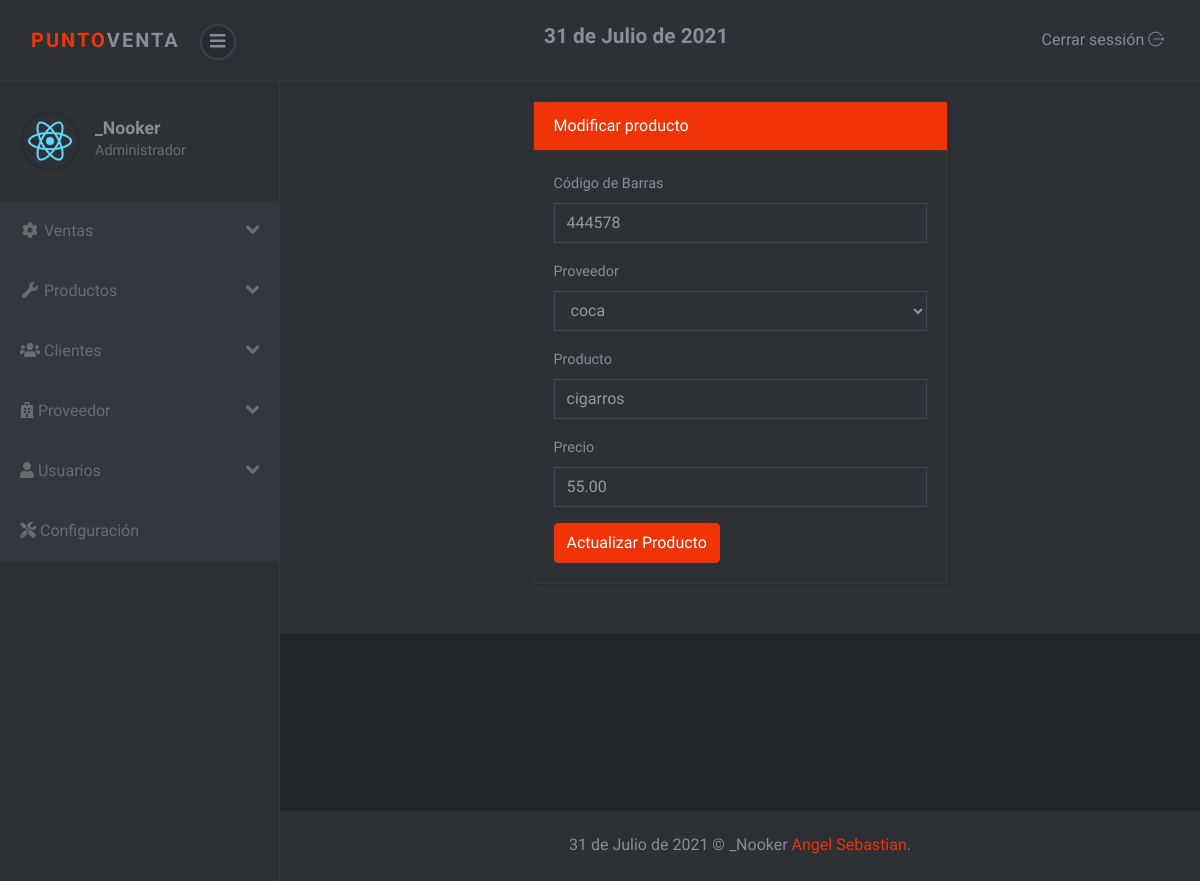
Page /sistema/editar_producto.php?id=5 (signed in) on the committed database.
### tables this page shows
CREATE TABLE `producto` (
  `codproducto` int(11) NOT NULL,
  `codigo` varchar(20) NOT NULL,
  `descripcion` varchar(200) NOT NULL,
  `proveedor` int(11) NOT NULL,
  `precio` decimal(10,2) NOT NULL,
  `existencia` int(11) NOT NULL,
  `usuario_id` int(11) NOT NULL
);

CREATE TABLE `proveedor` (
  `codproveedor` int(11) NOT NULL,
  `proveedor` varchar(100) NOT NULL,
  `contacto` varchar(100) NOT NULL,
  `telefono` int(11) NOT NULL,
  `direccion` varchar(100) NOT NULL,
  `usuario_id` int(11) NOT NULL
);

### sistema/editar_producto.php (the view, shortened to what this page needs)
<?php
include_once "includes/header.php";
include "../conexion.php";
if (empty($_REQUEST['id'])) {
  header("Location: lista_productos.php");
} else {
  $id_producto = $_REQUEST['id'];
  $query_producto = mysqli_query($conexion, "SELECT p.codproducto, p.codigo, p.descripcion, p.precio, pr.codproveedor, pr.proveedor FROM producto p INNER JOIN proveedor pr ON p.proveedor = pr.codproveedor WHERE p.codproducto = $id_producto");
  $result_producto = mysqli_num_rows($query_producto);
  if ($result_producto > 0) {
    $data_producto = mysqli_fetch_assoc($query_producto);
  } else {
    header("Location: lista_productos.php");
  }
}
?>
<div class="container-fluid">
  <div class="row">
    <div class="col-lg-6 m-auto">
      <div class="card">
        <div class="card-header bg-primary text-white">
          Modificar producto
        </div>
        <div class="card-body">
          <form action="" method="post">
            <div class="form-group">
              <label for="codigo">Código de Barras</label>
              <input type="text" placeholder="Ingrese código de barras" name="codigo" id="codigo" class="form-control" value="<?php echo $data_producto['codigo']; ?>">
            </div>
            <div class="form-group">
              <label for="nombre">Proveedor</label>
              <select id="proveedor" name="proveedor" class="form-control">
                <option value="<?php echo $data_producto['codproveedor']; ?>" selected><?php echo $data_producto['proveedor']; ?></option>
              </select>
            </div>
            <div class="form-group">
              <label for="producto">Producto</label>
              <input type="text" class="form-control" placeholder="Ingrese nombre del producto" name="producto" id="producto" value="<?php echo $data_producto['descripcion']; ?>">
            </div>
            <div class="form-group">
              <label for="precio">Precio</label>
              <input type="text" placeholder="Ingrese precio" class="form-control" name="precio" id="precio" value="<?php echo $data_producto['precio']; ?>">
            </div>
            <input type="submit" value="Actualizar Producto" class="btn btn-primary">
          </form>
        </div>
      </div>
    </div>
  </div>
</div>
<?php include_once "includes/footer.php"; ?>

### sistema/css/style.violet.css (style rules this page uses)
body { position: relative; }
input { outline: none; }
.card { margin-bottom: 30px; -webkit-box-shadow: 2px 2px 2px rgba(0, 0, 0, 0.1), -1px 0 2px rgba(0, 0, 0, 0.05); box-shadow: 2px 2px 2px rgba(0, 0, 0, 0.1), -1px 0 2px rgba(0, 0, 0, 0.05); }
.form-control { height: calc(2.4rem + 2px); border: 1px solid #444951; background: transparent; border-radius: 0; color: #979a9f; padding: 0.45rem 0.75rem; }
button, input[type='submit'] { cursor: pointer; font-family: inherit; font-weight: 300 !important; }
form label { font-size: .9rem; color: #8a8d93; }
.btn { font-weight: 400; border: 1px solid transparent; padding: 0.45rem 0.75rem; font-size: 1rem; line-height: 1.5; border-radius: 0.25rem; -webkit-transition: color 0.15s ease-in-out, background-color 0.15s ease-in-out, border-color 0.15s ease-in-out, -webkit-box-shadow 0.15s ease-in-out; transition: color 0.15s ease-in-out, background-color 0.15s ease-in-out, border-color 0.15s ease-in-out, -webkit-box-shadow 0.15s ease-in-out; transition: color 0.15s ease-in-out, background-color 0.15s ease-in-out, border-color 0.15s ease-in-out, box-shadow 0.15s ease-in-out; transition: color 0.15s ease-in-out, background-color 0.15s ease-in-out, border-color 0.15s ease-in-out, box-shadow 0.15s ease-in-out, -webkit-box-shadow 0.15s ease-in-out; }
.btn-primary { color: color-yiq(#f03406); background-color: #f03406; border-color: #f03406; }
body { font-family: "Muli", sans-serif; font-size: 1rem; font-weight: 400; line-height: 1.5; color: #8a8d93; background-color: #fff; }
.bg-primary { background-color: #f03406 !important; }
.card { background-color: #2d3035; border: 1px solid #34373d; border-radius: 0; }
.card-body { padding: 1.25rem; }
.card-header { padding: 0.75rem 1.25rem; background-color: rgba(0, 0, 0, 0.03); border-bottom: 1px solid #34373d; }
.card-header:first-child { border-radius: 0 0 0 0; }

### rows in the picture
producto: codigo "444578", proveedor "coca", producto "cigarros", precio "55.00"

### other values in the picture
fechaPeru() "31 de Julio de 2021"
$_SESSION['nombre'] "_Nooker"
